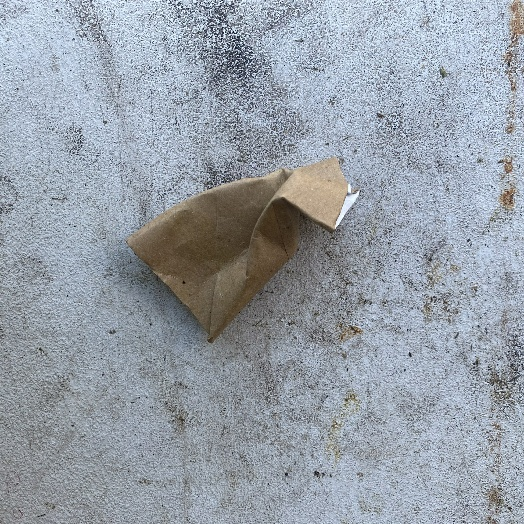
#> input picture realwaste-main/RealWaste/Cardboard/Cardboard_100.jpg, 524 x 524 px, found by its file name; its folder holds only this picture in this run
$ jupyter execute --allow-errors data_exploration.ipynb   (shell and % lines are left out)
#> lines starting #> are read from the running program, lines starting #| are printed output that depends on the picture
# Plots the number of images per category

[cell 1]
import os
import matplotlib.pyplot as plt

# into the RealWaste folder
realwaste_path = "151AProject/realwaste-main/RealWaste"

# category names and corresponding colors
category_colors = {
    'Cardboard': 'brown',
    'Food Organics': 'darkgreen',
    'Glass': 'cyan',
    'Metal': 'grey',
    'Miscellaneous Trash': 'purple',
    'Paper': 'tan',
    'Plastic': 'pink',
    'Textile Trash': 'yellow',
    'Vegetation': 'green'
}

# category names and corresponding image counts
categories = []
image_counts = []

# through each subfolder
for category_folder in os.listdir(realwaste_path):
    category_path = os.path.join(realwaste_path, category_folder)

    # check if it's a directory
    if os.path.isdir(category_path):
        categories.append(category_folder)

        # count # images in the category
        image_count = len(os.listdir(category_path))
        image_counts.append(image_count)

# bar graph:
colors = [category_colors[category] for category in categories]
plt.bar(categories, image_counts, color=colors)
plt.xlabel('Type of Waste')
plt.ylabel('Number of Pictures')
plt.title('Number of Pictures in Each Type of Waste')
plt.xticks(rotation=45, ha='right')
plt.tight_layout()

# Show the plot
plt.show()
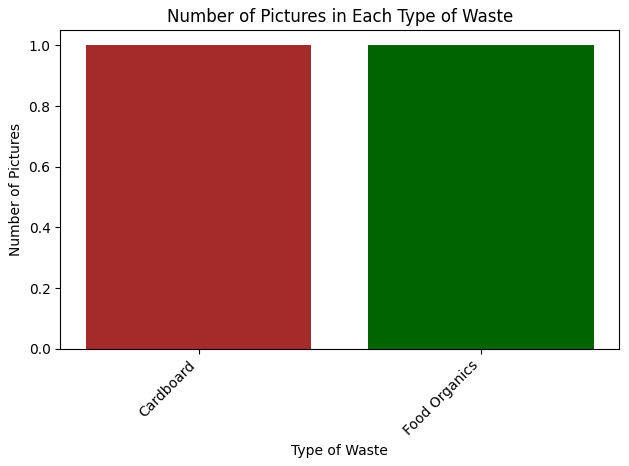
#> figure drawn by matplotlib, 1 panel

# Plots the distribution of the images average RGB value for each category

[cell 2]
from PIL import Image
import os
import numpy as np
import matplotlib.pyplot as plt

# into RealWaste folder
realwaste_path = "151AProject/realwaste-main/RealWaste"
# categories
valid_categories = ['Cardboard', 'Food Organics', 'Glass', 'Metal', 'Miscellaneous Trash', 'Paper', 'Plastic', 'Textile Trash', 'Vegetation']

# calculate color distribution for an image
def calculate_color_distribution(image_path):
    # read the image
    try:
        image = Image.open(image_path)
#> image is the input picture: PIL image 524x524 RGB; mean R, G, B 151.5, 159.2, 168.5
    except Exception as e:
        print(f"Error opening image {image_path}: {e}")
        return None
    # into RGB
    image_rgb = image.convert("RGB")
    # flatten 2D into 1D array of RGB values
    pixels = np.array(image_rgb).reshape((-1, 3))
    # calculate the histogram of RGB values
    histogram, bins = np.histogram(pixels, bins=256, range=[0, 256])
#> histogram = 256 values, max 7957 at index 169, min 1 at index 1, mean 3217.7; bins = 257 values from 0 to 256
    # normalize the histogram
    histogram = histogram / histogram.sum()
#> histogram = 256 values, max 0.00966 at index 169, min 1.21e-06 at index 1, mean 0.00391
#> `color_distribution = calculate_color_distribution(image_path)`: color_distribution has the same summary as histogram in calculate_color_distribution
#> `average_color_distribution = np.mean(category_color_distributions, axi..`: average_color_distribution has the same summary as histogram in calculate_color_distribution

    return histogram

# store color distributions for each category
color_distributions = []

# iterate through each valid category
#> (the rest of this cell did not finish here and is left out)

# Plot the image sizes

Plots the sizes of the images to assess whether the images are uniform in size or not. Clearly it is!!

[cell 3]
from PIL import Image
import os
import matplotlib.pyplot as plt

# into RealWaste folder
realwaste_path = "151AProject/realwaste-main/RealWaste"
# store image sizes for each category
image_sizes = []

# through each subfolder
for category_folder in os.listdir(realwaste_path):
    category_path = os.path.join(realwaste_path, category_folder)

    if os.path.isdir(category_path):
        # store image sizes for each image in the category
        category_image_sizes = []

        # through each image in the category
        for image_file in os.listdir(category_path):
            image_path = os.path.join(category_path, image_file)

            # check if it's a valid image file
            if not image_file.lower().endswith(('.png', '.jpg', '.jpeg', '.gif', '.bmp')):
                continue

            # open the image
            with Image.open(image_path) as img:
                # size of the image
                image_size = img.size
#> image_size = (524, 524)
                category_image_sizes.append(image_size)

        # append image sizes for the category to the main list
        image_sizes.append(category_image_sizes)

# flatten the list of image sizes for plotting
flat_image_sizes = [size for sublist in image_sizes for size in sublist]
#> flat_image_sizes = [(524, 524), (524, 524)]

# plot image size distribution
widths, heights = zip(*flat_image_sizes)
#> widths = (524, 524); heights = (524, 524)
plt.scatter(widths, heights)
plt.xlabel('Width')
plt.ylabel('Height')
plt.title('Image Size Distribution')
plt.show()
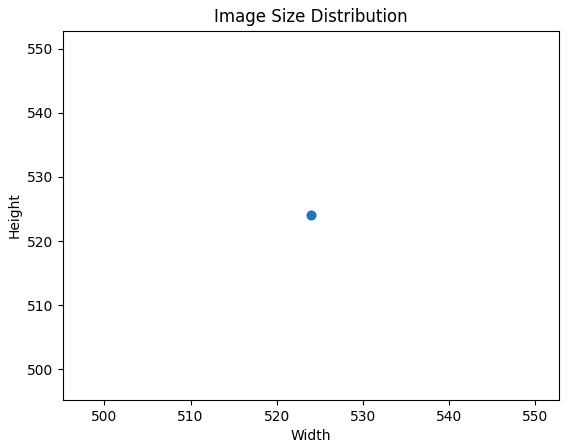
#> figure drawn by matplotlib, 1 panel
